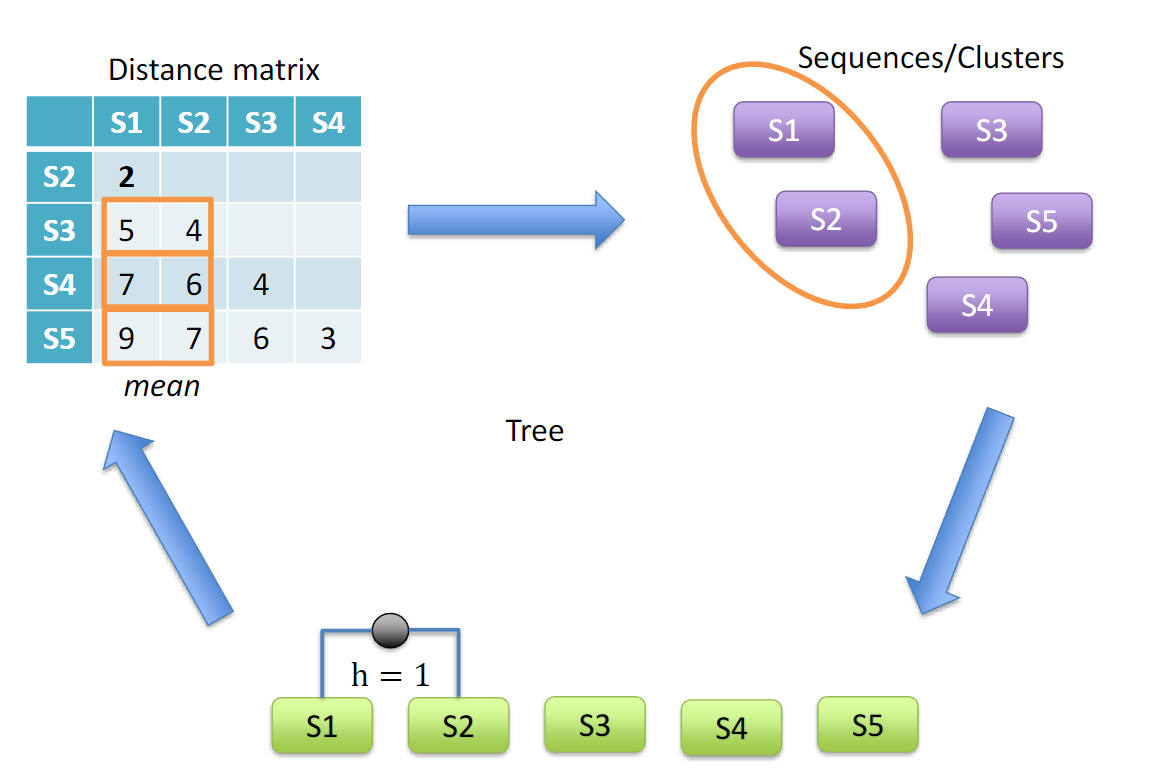
#> input picture example/Tree/raw_data/frame1.png, 1175 x 772 px; the run also reads 1 picture not shown here
$ python boxSuggestion_TreeExample.py
#> lines starting #> are read from the running program, lines starting #| are printed output that depends on the picture
### example/Tree/__init__.py
from pathlib import Path

from PIL import Image

DATA_PATH = Path("raw_data")

# ----------------------------
# Input frames
# ----------------------------
paths = [
    DATA_PATH / "frame1.png",
    DATA_PATH / "frame2.png",
    DATA_PATH / "frame3.png",
    DATA_PATH / "frame4.png",
]
# ----------------------------
# Load frames
# ----------------------------
frames = [Image.open(p).convert("RGBA")for p in paths]
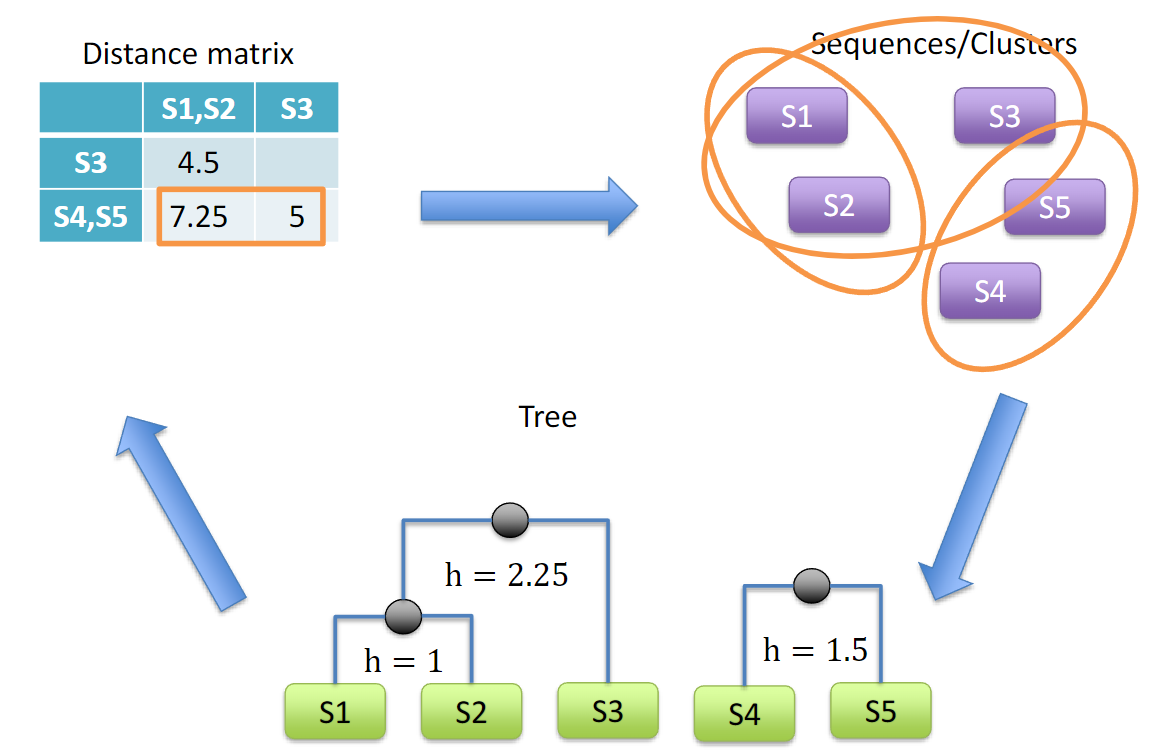
#> input picture example/Tree/raw_data/frame3.png, 1153 x 751 px
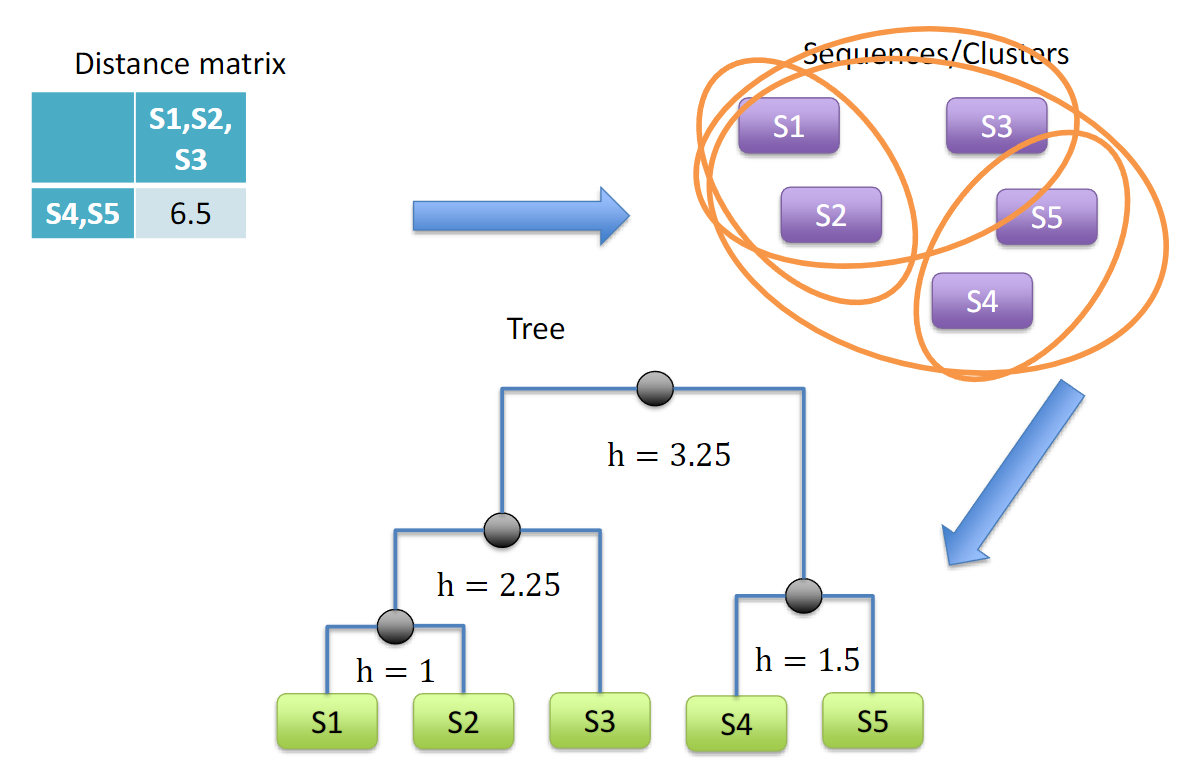
#> input picture example/Tree/raw_data/frame4.png, 1203 x 761 px
#> frames = 4 items

### core/BoxSuggestion.py
#!/usr/bin/env python3
"""
BoxSuggestion.py — Suggest stable, high-information anchor boxes for image alignment.

Goal:
  Given a sequence of frames, suggest candidate ROI boxes that are:
    - rich in structure (edges / detail)  -> good for correlation
    - stable across frames (low temporal variance) -> robust anchor

Typical usage:
  from PIL import Image
  from BoxSuggestion import SuggestConfig, suggest_anchor_boxes

  frames = [Image.open(p).convert("RGBA") for p in paths]
  cfg = SuggestConfig(box_size=(520, 170), topk=8, stride=24, lambda_stability=2.0, region="top-right")
  boxes = suggest_anchor_boxes(frames, cfg)

Requires:
  pip install pillow numpy
"""

from __future__ import annotations

from dataclasses import dataclass
from typing import  List, Optional, Sequence, Tuple

import numpy as np
from PIL import Image, ImageFilter

from core.DataModel import Box


def _phase_corr_shift(a: np.ndarray, b: np.ndarray) -> Tuple[int, int, float]:
    """
    Phase correlation shift between a (ref) and b (cur).
    Returns (dx, dy, peak).
    dx,dy are integer pixel shifts such that shifting b by (dx,dy) aligns it to a.
    """
    Fa = np.fft.fft2(a)
    Fb = np.fft.fft2(b)
    R = Fa * np.conj(Fb)
    denom = np.abs(R)
    denom[denom < 1e-12] = 1e-12
    R /= denom
    r = np.fft.ifft2(R)
    r = np.abs(r)

    py, px = np.unravel_index(np.argmax(r), r.shape)
    peak = float(r[py, px])

    h, w = r.shape
    dy = int(py) if py <= h // 2 else int(py) - h
    dx = int(px) if px <= w // 2 else int(px) - w
    return dx, dy, peak


def _shift2d(a: np.ndarray, dx: int, dy: int) -> np.ndarray:
    """Circular shift (roll). Good enough for stability estimation."""
    return np.roll(np.roll(a, dy, axis=0), dx, axis=1)


def _to_float_norm(a: np.ndarray) -> np.ndarray:
    """Zero-mean, unit-norm (robust for phase correlation)."""
    a = a.astype(np.float32)
    a = a - float(a.mean())
    n = float(np.linalg.norm(a))
    if n > 1e-8:
        a = a / n
    return a


# -----------------------------
# Config
# -----------------------------

@dataclass(frozen=True)
class SuggestConfig:
    # Target ROI size in pixels (in reference frame coords)
    box_size: Tuple[int, int] = (520, 170)  # (W,H)

    # Slide step (pixels)
    stride: int = 24

    # Number of suggestions to return (after NMS)
    topk: int = 8

    # Stability weight λ (penalize temporal variance)
    # score = detail - λ * variance_norm
    lambda_stability: float = 2.0

    # Use edges as detail map (recommended)
    use_edges: bool = True

    # Optional region constraint:
    # None, or one of:
    # "full", "top", "bottom", "left", "right",
    # "top-left", "top-right", "bottom-left", "bottom-right", "center"
    region: Optional[str] = None

    # NMS overlap threshold (IoU); lower = more diverse
    iou_thresh: float = 0.35

    # Speed: downscale factor auto; set to 1 to disable
    auto_downscale: bool = True

    # When frames differ in size, pad to reference size with this RGBA
    pad_rgba: Tuple[int, int, int, int] = (255, 255, 255, 255)


# -----------------------------
# Public API
# -----------------------------

def suggest_anchor_boxes(frames: Sequence[Image.Image], cfg: SuggestConfig) -> List[Box]:
    """
    Return up to cfg.topk suggested boxes (x1,y1,x2,y2) in reference frame coords.

    Reference frame is frames[0].

    Notes:
      - If frames are different sizes, they are padded to reference size (top-left aligned).
      - Suggestions are deterministic.
    """
    if len(frames) == 0:
        return []

    ref = frames[0].convert("RGBA")
    iw, ih = ref.size
    W, H = cfg.box_size

    if W <= 0 or H <= 0 or W > iw or H > ih:
        raise ValueError(f"box_size {cfg.box_size} must fit inside reference frame {ref.size}")

    stride = max(1, int(cfg.stride))
    topk = max(1, int(cfg.topk))
    lam = float(cfg.lambda_stability)

    down = _choose_downscale(ref.size, cfg)  # 1..N
    if down > 1:
        ref_small_size = (max(1, iw // down), max(1, ih // down))
        W2, H2 = max(8, W // down), max(8, H // down)
        stride2 = max(1, stride // down)
    else:
        ref_small_size = (iw, ih)
        W2, H2 = W, H
        stride2 = stride

    # Build stable score map at small size
    score = _score_map_stable(frames, ref_size=ref_small_size, cfg=cfg)  # float32 [H,W]
    # Apply region constraint at small size
    region_box_small = _region_box(ref_small_size, cfg.region)
    # Enumerate candidates & pick topk with NMS
    boxes_small = _topk_boxes_from_score(
        score=score,
        W=W2,
        H=H2,
        stride=stride2,
        topk=topk,
        iou_thresh=cfg.iou_thresh,
        region=region_box_small,
    )

    # Scale back to full-res coords
    boxes: List[Box] = []
    for x1, y1, x2, y2 in boxes_small:
        boxes.append((int(x1 * down), int(y1 * down), int(x2 * down), int(y2 * down)))

    # Clamp to ref
    out: List[Box] = []
    for x1, y1, x2, y2 in boxes:
        x1 = max(0, min(iw - 1, x1))
        y1 = max(0, min(ih - 1, y1))
        x2 = max(x1 + 1, min(iw, x2))
        y2 = max(y1 + 1, min(ih, y2))
        out.append((x1, y1, x2, y2))

    return out


# -----------------------------
# Core logic
# -----------------------------

def _choose_downscale(size: Tuple[int, int], cfg: SuggestConfig) -> int:
    if not cfg.auto_downscale:
        return 1
    w, h = size
    m = max(w, h)
    if m > 2600:
        return 3
    if m > 1600:
        return 2
    return 1


def _pad_to_ref(im: Image.Image, ref_size: Tuple[int, int], pad_rgba: Tuple[int, int, int, int]) -> Image.Image:
    if im.size == ref_size:
        return im.convert("RGBA")
    canvas = Image.new("RGBA", ref_size, pad_rgba)
    canvas.paste(im.convert("RGBA"), (0, 0))
    return canvas


def _to_gray_np(im: Image.Image, size: Tuple[int, int]) -> np.ndarray:
    g = im.convert("L")
    if g.size != size:
        g = g.resize(size, Image.BILINEAR)
    return (np.asarray(g, dtype=np.float32) / 255.0)


def _edge_np(im: Image.Image, size: Tuple[int, int]) -> np.ndarray:
    g = im.convert("L")
    if g.size != size:
        g = g.resize(size, Image.BILINEAR)
    e = g.filter(ImageFilter.FIND_EDGES)
    return (np.asarray(e, dtype=np.float32) / 255.0)


def _score_map_stable(frames: Sequence[Image.Image], ref_size: Tuple[int, int], cfg: SuggestConfig) -> np.ndarray:
    """
    Motion-compensated stability:
      1) estimate global integer shift for each frame vs reference (FFT phase correlation)
      2) shift frames to align to reference at ref_size
      3) compute variance over time on aligned stack
      4) score = detail(ref) - λ * normalized_variance
    """
    if len(frames) == 0:
        return np.zeros((ref_size[1], ref_size[0]), dtype=np.float32)

    ref_full = frames[0].convert("RGBA")
    ref_big_size = ref_full.size

    # reference grayscale at ref_size
    ref_refsize = _to_gray_np(_pad_to_ref(ref_full, ref_big_size, cfg.pad_rgba), ref_size)
    ref_refsize_n = _to_float_norm(ref_refsize)

    # compute detail map from reference at ref_size
    if cfg.use_edges:
        detail = _edge_np(_pad_to_ref(ref_full, ref_big_size, cfg.pad_rgba), ref_size)
    else:
        a = ref_refsize
        gx = np.abs(a[:, 1:] - a[:, :-1])
        gy = np.abs(a[1:, :] - a[:-1, :])
        detail = np.zeros_like(a)
        detail[:, 1:] += gx
        detail[1:, :] += gy
        detail = np.clip(detail, 0.0, 1.0)

    a = ref_refsize

    gx = np.abs(a[:, 1:] - a[:, :-1])
    gy = np.abs(a[1:, :] - a[:-1, :])

    contrast = np.zeros_like(a)
    contrast[:, 1:] += gx
    contrast[1:, :] += gy

    contrast = np.clip(contrast, 0.0, 1.0)

    detail = np.clip(detail + 0.35 * contrast, 0.0, 1.0)

    # build aligned grayscale stack
    grays_aligned = [ref_refsize]
    for im in frames[1:]:
        im2 = _pad_to_ref(im, ref_big_size, cfg.pad_rgba)
        cur = _to_gray_np(im2, ref_size)
        cur_n = _to_float_norm(cur)

        dx, dy, _peak = _phase_corr_shift(ref_refsize_n, cur_n)
        cur_aligned = _shift2d(cur, dx, dy)
        grays_aligned.append(cur_aligned)

    stack = np.stack(grays_aligned, axis=0)  # [T,H,W]
    var_map = stack.var(axis=0).astype(np.float32)

    # robust normalize variance -> [0..1]
    v95 = float(np.percentile(var_map, 95))
    if v95 > 1e-8:
        v = np.clip(var_map / v95, 0.0, 1.0)
    else:
        v = np.zeros_like(var_map)

    score = detail - float(cfg.lambda_stability) * v
    return score.astype(np.float32)


def _integral(a: np.ndarray) -> np.ndarray:
    """Summed area table with 1px pad."""
    return np.pad(a, ((1, 0), (1, 0)), mode="constant").cumsum(0).cumsum(1)


def _window_sum(integ: np.ndarray, x1: int, y1: int, x2: int, y2: int) -> float:
    return float(integ[y2, x2] - integ[y1, x2] - integ[y2, x1] + integ[y1, x1])


def _region_box(size: Tuple[int, int], region: Optional[str]) -> Optional[Box]:
    """
    Return (x1,y1,x2,y2) constraint in the given size space.
    """
    if region is None or region == "full":
        return None

    w, h = size
    # Split into thirds-ish: center is middle, corners are quarter-ish
    x_mid1 = w // 3
    x_mid2 = 2 * w // 3
    y_mid1 = h // 3
    y_mid2 = 2 * h // 3

    region = region.lower().strip()

    if region == "top":
        return (0, 0, w, y_mid2)
    if region == "bottom":
        return (0, y_mid1, w, h)
    if region == "left":
        return (0, 0, x_mid2, h)
    if region == "right":
        return (x_mid1, 0, w, h)
    if region == "center":
        return (x_mid1, y_mid1, x_mid2, y_mid2)

    if region == "top-left":
        return (0, 0, x_mid2, y_mid2)
    if region == "top-right":
        return (x_mid1, 0, w, y_mid2)
    if region == "bottom-left":
        return (0, y_mid1, x_mid2, h)
    if region == "bottom-right":
        return (x_mid1, y_mid1, w, h)

    raise ValueError(f"Unknown region: {region}")


def _iou(a: Box, b: Box) -> float:
    ax1, ay1, ax2, ay2 = a
    bx1, by1, bx2, by2 = b
    ix1, iy1 = max(ax1, bx1), max(ay1, by1)
    ix2, iy2 = min(ax2, bx2), min(ay2, by2)
    iw, ih = max(0, ix2 - ix1), max(0, iy2 - iy1)
    inter = iw * ih
    if inter <= 0:
        return 0.0
    ua = (ax2 - ax1) * (ay2 - ay1) + (bx2 - bx1) * (by2 - by1) - inter
    return inter / ua if ua > 0 else 0.0


def _topk_boxes_from_score(
    score: np.ndarray,
    W: int,
    H: int,
    stride: int,
    topk: int,
    iou_thresh: float,
    region: Optional[Box],
) -> List[Box]:
    """
    Pick top-k windows by average score using integral images + NMS.
    """
    Himg, Wimg = score.shape
    if W > Wimg or H > Himg:
        return []

    integ = _integral(score)
    area = float(W * H)

    if region is None:
        rx1, ry1, rx2, ry2 = 0, 0, Wimg, Himg
    else:
        rx1, ry1, rx2, ry2 = region
        rx1 = max(0, min(Wimg - 1, rx1))
        ry1 = max(0, min(Himg - 1, ry1))
        rx2 = max(rx1 + 1, min(Wimg, rx2))
        ry2 = max(ry1 + 1, min(Himg, ry2))

    # Candidate enumeration (coarse stride)
    candidates: List[Tuple[float, Box]] = []
    y_start = ry1
    y_end = max(ry1, ry2 - H)
    x_start = rx1
    x_end = max(rx1, rx2 - W)

    for y1 in range(y_start, y_end + 1, stride):
        y2 = y1 + H
        for x1 in range(x_start, x_end + 1, stride):
            x2 = x1 + W
            s = _window_sum(integ, x1, y1, x2, y2) / area
            candidates.append((s, (x1, y1, x2, y2)))

    candidates.sort(key=lambda t: t[0], reverse=True)

    chosen: List[Box] = []
    for s, box in candidates:
        if len(chosen) >= topk:
            break
        if all(_iou(box, c) < iou_thresh for c in chosen):
            chosen.append(box)

    return chosen

### example/Tree/boxSuggestion_TreeExample.py
from pathlib import Path

from PIL import Image

from core.BoxSuggestion import SuggestConfig, suggest_anchor_boxes
from core.DataModel import Anchor
from example.Tree import frames
from utility.debug import save_debug_image


# ----------------------------
# Paths
# ----------------------------
EXPORT_PATH = Path("boxSuggestion_export")
EXPORT_PATH.mkdir(exist_ok=True)


ref = frames[0]
#> ref is the input picture: PIL image 1175x772 RGBA; mean R, G, B, A 237.2, 241.3, 241.9, 255


def boxes_to_anchors(boxes, prefix: str) -> list[Anchor]:
    return [
        Anchor(box=b, weight=1.0, name=f"{prefix}#{i+1}")
        for i, b in enumerate(boxes)
    ]


# ----------------------------
# Suggest TITLE anchor boxes
# ----------------------------
cfg_title = SuggestConfig(
    box_size=(250, 125),
    region="top-right",
    topk=8,
    stride=24,
    lambda_stability=2.5,
)

title_boxes = suggest_anchor_boxes(frames, cfg_title)
#> in _to_float_norm, `n = float(np.linalg.norm(a))`: n = 137
#> the loop in _score_map_stable, `for im in frames[1:]:` made 3 passes
#> (n in _to_float_norm, py in _phase_corr_shift, px in _phase_corr_shift, peak in _phase_corr_shift, dy, dx) on passes 1 to 3: (137.2, 22, 3, 0.625, 22, 3), (140.9, 14, 1162, 0.431, 14, -13), (141.6, 4, 1170, 0.328, 4, -5)
#> after the loop in _score_map_stable, `for im in frames[1:]:`: grays_aligned = 4 items
#> in _score_map_stable, `v95 = float(np.percentile(var_map, 95))`: v95 = 0.0278
#> in _integral, `return np.pad(a, ((1, 0), (1, 0)), mode="constant").cumsum(0).cumsum(1)`:
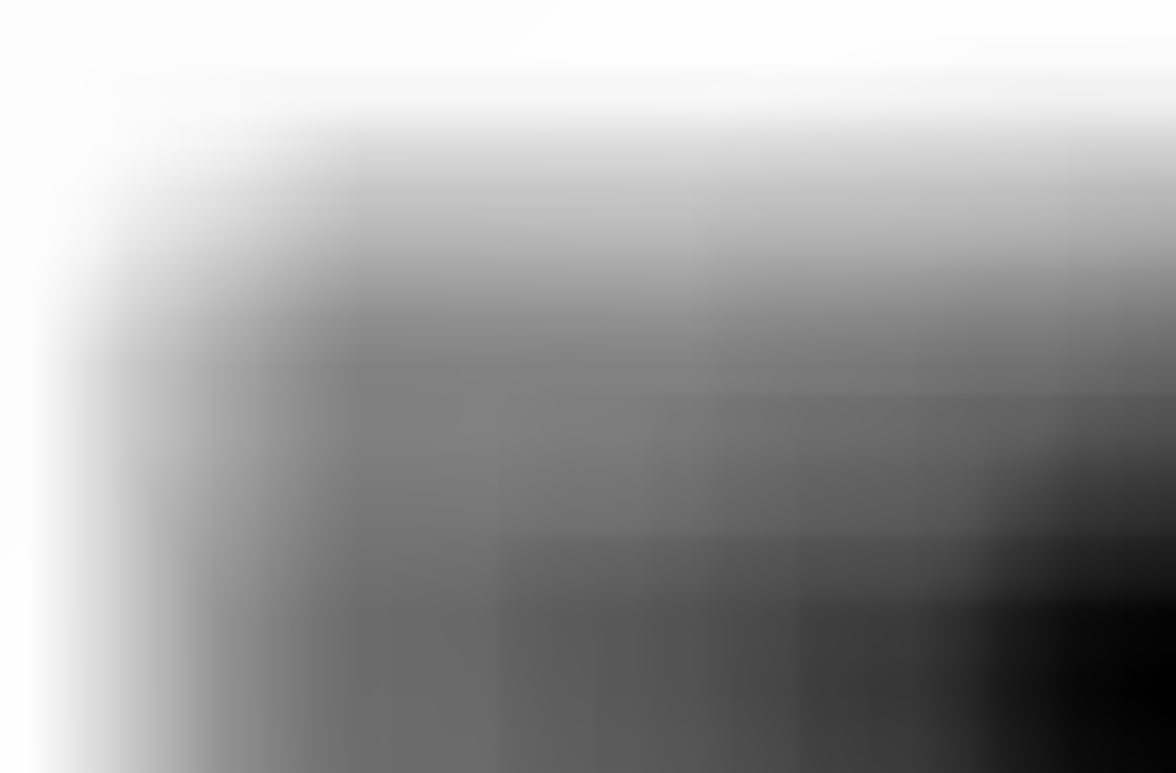
#> returned value: shape (773, 1176) float32; min -169388.6, max 1233, mean -63164.5; drawn with min black and max white
#> the loop in _topk_boxes_from_score, `for y1 in range(y_start, y_end + 1, stride):` made 17 passes
#> y2 on passes 2 to 5: 149, 173, 197, 221
#> after the loop in _topk_boxes_from_score, `for y1 in range(y_start, y_end + 1, stride):`: candidates = 391 items
#> the loop in _topk_boxes_from_score, `for s, box in candidates:` made 65 passes
#> (s, box) on passes 1, 24, 25, 26: (0.0281, (391, 144, 641, 269)), (0.00375, (727, 120, 977, 245)), (0.00084, (391, 72, 641, 197)), (0.00084, (415, 72, 665, 197))
#> the loop in suggest_anchor_boxes, `for x1, y1, x2, y2 in boxes_small:` made 8 passes
#> (x1, y1, x2, y2) on passes 1 to 4: (391, 144, 641, 269), (775, 96, 1025, 221), (439, 192, 689, 317), (439, 96, 689, 221)
#> the loop in suggest_anchor_boxes, `for x1, y1, x2, y2 in boxes:` made 8 passes
print("Title suggestions:", title_boxes[:3])
#| Title suggestions: [(391, 144, 641, 269), (775, 96, 1025, 221), (439, 192, 689, 317)]

title_anchors = boxes_to_anchors(title_boxes, "TITLE")

save_debug_image(
    image=ref,
    anchors=title_anchors,
    out_path=EXPORT_PATH/"title_suggestions.png",
    title="TITLE",
    max_draw=1,
)
#> (this line was passed over: utility is not available in this run)

# ----------------------------
# Suggest TREE/BUBBLE anchor boxes
# ----------------------------
cfg_tree = SuggestConfig(
    box_size=(350, 400),
    region="bottom",
    topk=8,
    stride=24,
    lambda_stability=2.0,
)

tree_boxes = suggest_anchor_boxes(frames, cfg_tree)
#> the loop in _score_map_stable (call 2), `for im in frames[1:]:` made 3 passes
#> the loop in _topk_boxes_from_score (call 2), `for s, box in candidates:` made 175 passes
#> (s, box) on passes 1 to 3: (-0.0445, (240, 353, 590, 753)), (-0.0469, (216, 353, 566, 753)), (-0.0546, (240, 329, 590, 729))
#> the loop in suggest_anchor_boxes (call 2), `for x1, y1, x2, y2 in boxes_small:` made 6 passes
#> (x1, y1, x2, y2) on passes 1 to 4: (240, 353, 590, 753), (0, 353, 350, 753), (432, 353, 782, 753), (552, 257, 902, 657)
#> the loop in suggest_anchor_boxes (call 2), `for x1, y1, x2, y2 in boxes:` made 6 passes
print("Tree suggestions:", tree_boxes[:3])
#| Tree suggestions: [(240, 353, 590, 753), (0, 353, 350, 753), (432, 353, 782, 753)]

tree_anchors = boxes_to_anchors(tree_boxes, "TREE")

save_debug_image(
    image=ref,
    anchors=tree_anchors,
    out_path= EXPORT_PATH/"tree_suggestions.png",
    title="TREE",
    max_draw=1,
)
#> (this line was passed over: utility is not available in this run)
